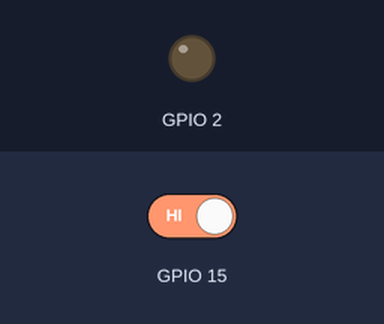
Bench run of a sketch on a simulated ESP32. Parts: output pins drawn as LEDs (lit = HIGH). Dashed ring = blinking. Inputs (shaded band) come from the test bench; at power-on: GPIO 15 HIGH. What the sketch prints to the serial monitor is not drawn.

Above: at 1.2 s.
1.3 s: GPIO 15 driven LOW
At 1.7 s:
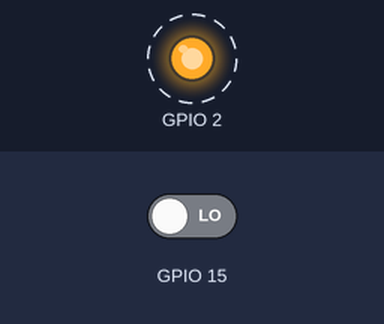
4.3 s: GPIO 15 driven HIGH
At 5.3 s:
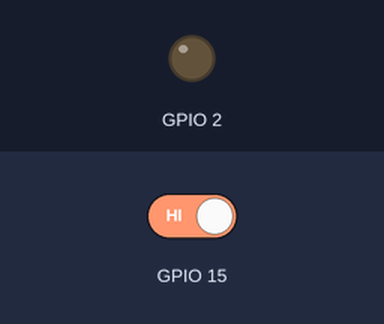
Timing chart, 0 to 7.3 s (numbered marks = the images above; inputs shaded):
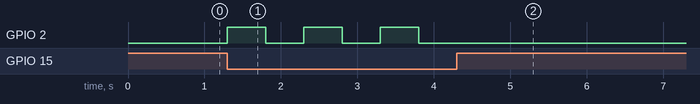

Measured:
- after the input at 1.3 s, GPIO 2: alternates HIGH for 0.50 s and LOW for 0.50 s, starting at once
- after the input at 4.3 s, GPIO 2: stops changing and stays LOW

The sketch:

Project_10_Avoid_Control_LED.ino
```cpp
//**********************************************************************************
/*
 * 名称   : Avoid_Control_LED
 * 功能   : 避障传感器控制LED
 * 作者   : http://www.keyes-robot.com/
*/
byte item = 0;

void setup() {
  Serial.begin(115200); //设置串口波特率为115200
  pinMode(15, INPUT);  //避障传感器连接GPIO15上，并设置为输入模式
  pinMode(2, OUTPUT);  //将LED连接到GPIO2上，并设置为输出模式
}

void loop() {
  item = digitalRead(15);  //读取避障传感器输出的数字信号
  Serial.println(item);  //串口打印避障传感器输出的数字信号
  if (item == 0) {  //避障传感器检测到障碍物
    digitalWrite(2, HIGH);  //打开LED
    delay(500);  //延迟 500ms
    digitalWrite(2, LOW);  //关闭LED
    delay(500);  //延迟 500ms
  } else {  //没有检测到任何障碍物
    digitalWrite(2, LOW);  //关闭LED
  }
}
//**********************************************************************************
```
